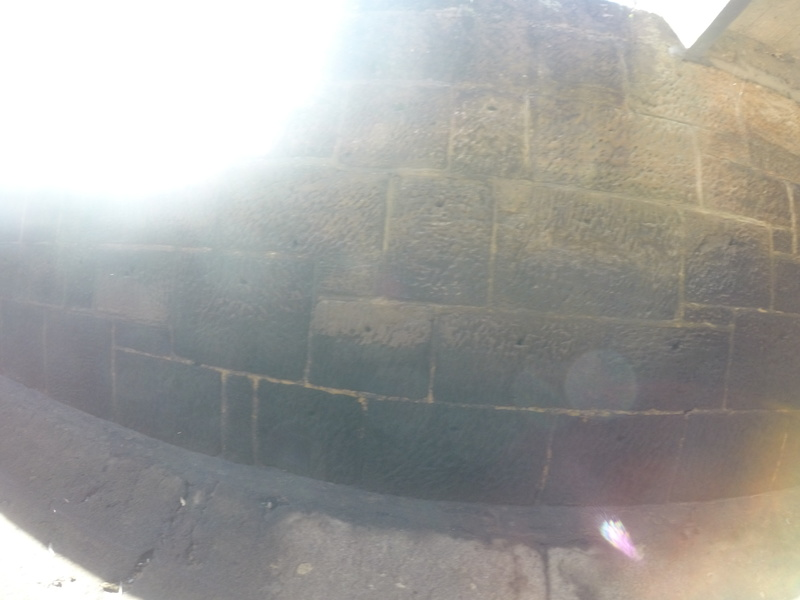
#> input picture training/flare/G0013390.JPG, 800 x 600 px; its folder holds only this picture in this run
$ python data_loading.py
#> lines starting #> are read from the running program, lines starting #| are printed output that depends on the picture
import numpy as np
import matplotlib.pyplot as plt
import os
import cv2
import pickle

# define the direction of the file
# define the categories
data_dir = os.path.dirname(os.path.realpath(__file__))
overall_categories = ["flare", "good"]

# load the image data and resize it
training_data = []
img_size = 70
for category in overall_categories:
    path = os.path.join(data_dir, category)
    class_num = overall_categories.index(category)
    for img in os.listdir(path):
        try:
            img_array = cv2.imread(os.path.join(path, img), cv2.IMREAD_GRAYSCALE)
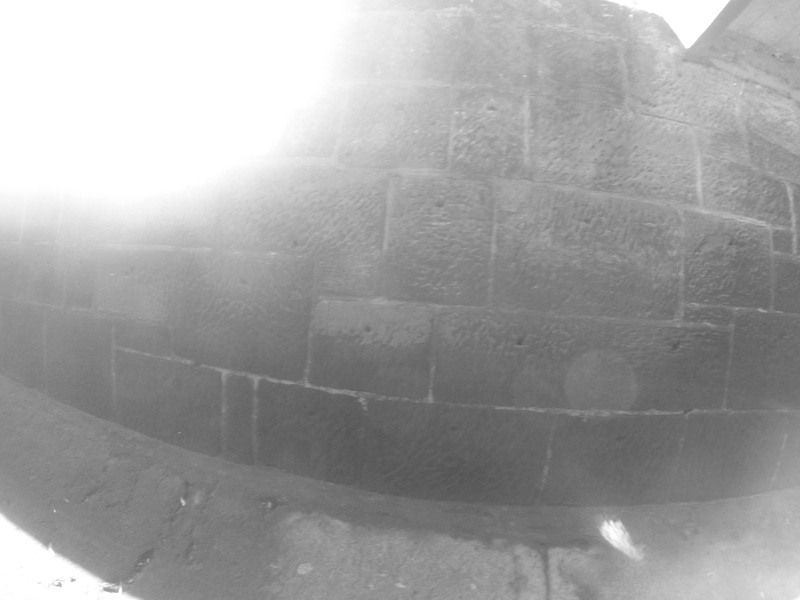
#> img_array: shape (600, 800); min 84, max 255, mean 161.5
            new_array = cv2.resize(img_array, (img_size, img_size))
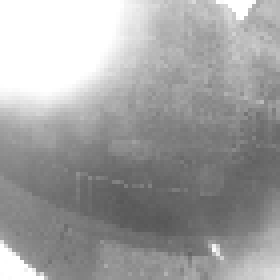
#> new_array: shape (70, 70) (shown 4 times larger); min 88, max 255, mean 161.4
#> (the run stopped early here; a loop or call above may not have finished)
